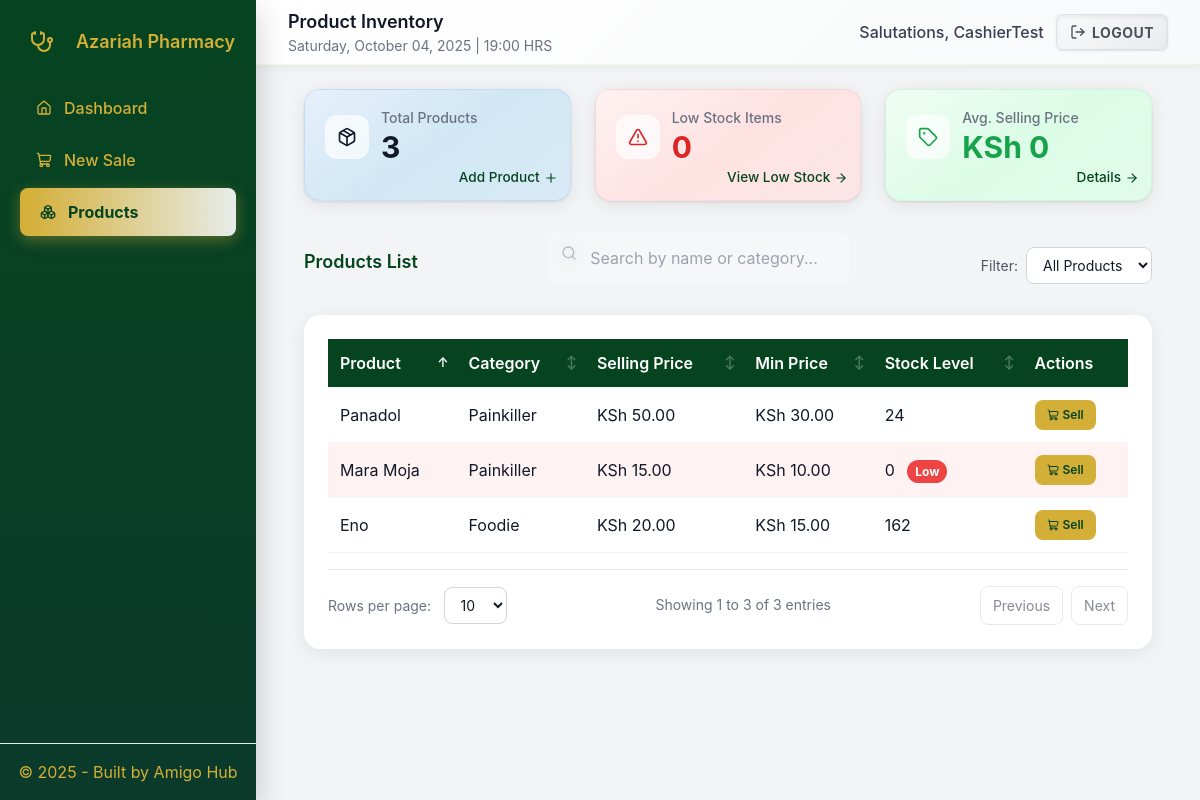
/products/ (signed in), run on the app's committed database.
### pos/models.py (models this page shows, shortened)
class Product(models.Model):
    name = models.CharField(max_length=255)
    category = models.CharField(max_length=120, blank=True)
    description = models.TextField(blank=True)
    price = models.DecimalField(max_digits=10, decimal_places=2)
    min_price = models.DecimalField(max_digits=10, decimal_places=2, default=0, validators=[MinValueValidator(Decimal('0.00'))])
    created_at = models.DateTimeField(auto_now_add=True)

### pos/views.py (the view)
# urls.py: path("products/", views.product_list, name="product_list"),
@login_required
def product_list(request):
    products = Product.objects.annotate(total_stock=Sum('stocks__quantity')).all()
    if request.META.get('HTTP_X_REQUESTED_WITH') == 'XMLHttpRequest':
        data = [{
            'id': product.id,
            'total_stock': product.total_stock or 0
        } for product in products]
        return JsonResponse({'stocks': data})
    return render(request, "pos/product_list.html", {"products": products})

### pos/templates/pos/product_list.html (shortened to what this page needs)
{% extends 'pos/base.html' %}
{% load humanize %}
{% block page_title %}Product Inventory{% endblock %}
{% block content %}
<div class="dashboard-container container mx-auto px-4">
  <div class="grid grid-cols-1 md:grid-cols-2 lg:grid-cols-3 gap-6 mb-8">
    <div class="card card-products relative">
      <div class="flex items-center mb-4">
        <div class="metric-icon">
          <i data-lucide="package" class="w-5 h-5 text-var(--darkgreen)"></i>
        </div>
        <div class="flex-1 min-w-0">
          <p class="metric-title">Total Products</p>
          <p class="metric-value text-var(--darkgreen)">{{ products|length|intcomma }}</p>
        </div>
      </div>
      <a href="{% url 'pos:product_add' %}" class="cta-link" aria-label="Add new product">
        Add Product
        <i data-lucide="plus" class="cta-icon"></i>
      </a>
    </div>
    <div class="card card-lowstock relative">
      <div class="flex items-center mb-4">
        <div class="metric-icon bg-red-100/80">
          <i data-lucide="alert-triangle" class="w-5 h-5 text-red-600"></i>
        </div>
        <div class="flex-1 min-w-0">
          <p class="metric-title">Low Stock Items</p>
          <p class="metric-value text-red-600">{{ low_stock_count|default:0 }}</p>
        </div>
      </div>
      <a href="?filter=low_stock" class="cta-link" aria-label="View low stock items">
        View Low Stock
        <i data-lucide="arrow-right" class="cta-icon"></i>
      </a>
    </div>
    <div class="card card-price relative">
      <div class="flex items-center mb-4">
        <div class="metric-icon bg-green-100/80">
          <i data-lucide="tag" class="w-5 h-5 text-green-600"></i>
        </div>
        <div class="flex-1 min-w-0">
          <p class="metric-title">Avg. Selling Price</p>
          <p class="metric-value text-green-600">KSh {{ avg_price|default:0|floatformat:0 }}</p>
        </div>
      </div>
      <a href="#" class="cta-link" aria-label="View pricing details">
        Details
        <i data-lucide="arrow-right" class="cta-icon"></i>
      </a>
    </div>
  </div>
  <div class="flex flex-col lg:flex-row justify-between items-start lg:items-center mb-4 gap-4">
    <h3>Products List</h3>
    <div style="width: 300px;">
      <div class="search-container">
        <i data-lucide="search" class="absolute left-3 top-3 w-4 h-4 text-gray-400 pointer-events-none"></i>
        <input type="text" id="search" placeholder="Search by name or category..." aria-label="Search products">
      </div>
    </div>
    <div class="filter-container">
      <label for="filterSelect" class="text-sm text-gray-600">Filter:</label>
      <select id="filterSelect">
        <option value="all">All Products</option>
      </select>
    </div>
  </div>
  <div class="table-container">
    {% if products %}
      <table id="products-table">
        <thead>
          <tr>
            <th class="sortable" data-column="name">Product <span class="sort-indicator">↕</span></th>
            <th class="sortable" data-column="category">Category <span class="sort-indicator">↕</span></th>
            <th class="sortable" data-column="price">Selling Price <span class="sort-indicator">↕</span></th>
            <th class="sortable" data-column="min_price">Min Price <span class="sort-indicator">↕</span></th>
            <th class="sortable" data-column="stock">Stock Level <span class="sort-indicator">↕</span></th>
            <th>Actions</th>
          </tr>
        </thead>
        <tbody>
          {% for product in products %}
            <tr
              data-product-id="{{ product.id }}"
              data-sort-name="{{ product.name|lower }}"
              data-sort-category="{{ product.category|lower }}"
              data-sort-price="{{ product.price }}"
              data-sort-stock="{{ product.total_stock|default:0 }}"
              data-sort-minprice="{{ product.min_price }}"
              class="{% if product.total_stock|default:0 <= 10 %}low-stock{% endif %}">
              <td>{{ product.name }}</td>
              <td>{{ product.category }}</td>
              <td>KSh {{ product.price|floatformat:2 }}</td>
              <td>KSh {{ product.min_price|floatformat:2 }}</td>
              <td>
                {{ product.total_stock|default:0 }}
                {% if product.total_stock|default:0 <= 10 %}<span class="alert-badge ml-2">Low</span>{% endif %}
              </td>
              <td>
                <button class="sell-btn" onclick="quickSell({{ product.id }})" aria-label="Quick sell {{ product.name }}">
                  <i data-lucide="shopping-cart" class="w-3 h-3"></i>
                  Sell
                </button>
              </td>
            </tr>
          {% endfor %}
        </tbody>
      </table>
      <div class="pagination-controls">
        <div>
          <label for="pageSize">Rows per page:</label>
          <select id="pageSize">
            <option value="10" selected>10</option>
          </select>
        </div>
        <div id="pageInfo" class="text-sm text-gray-500">Showing 1 to {{ products|length }} of {{ products|length }} entries</div>
        <div class="flex gap-2">
          <button id="prev" disabled>Previous</button>
          <button id="next">Next</button>
        </div>
      </div>
    {% else %}
      <div class="no-data">No products available. <a href="{% url 'pos:product_add' %}" class="text-var(--gold)">Add your first product?</a></div>
    {% endif %}
  </div>
</div>
{% endblock %}

### pos/templates/pos/base.html (shortened to what this page needs)
{% load static %}
<!doctype html>
<html lang="en">
<head>
  <script src="https://cdn.tailwindcss.com"></script>
</head>
<body class="min-h-screen">
  <div class="flex min-h-screen page-wrapper">
    {% if request.user.is_authenticated %}
    <aside id="sidebar"
           class="sidebar-panel fixed inset-y-0 left-0 z-40 w-64 transform -translate-x-full lg:translate-x-0 transition-transform duration-300 ease-out flex flex-col h-screen text-base"
           aria-hidden="true">
      <div class="p-5">
        <div class="flex items-center gap-3 mb-5">
          <figure class="w-11 h-11 rounded-lg bg-white/8 flex items-center justify-center text-lg backdrop-filter: blur(10px)" role="img" aria-label="Azariah Pharmacy Logo">
            <i data-lucide="stethoscope" class="w-6 h-6"></i>
          </figure>
          <div>
            <div class="text-lg font-semibold">Azariah Pharmacy</div>
          </div>
        </div>
        <nav class="space-y-1 mt-2">
          <a href="{% url 'pos:dashboard' %}" class="nav-link {% if request.resolver_match and request.resolver_match.url_name == 'dashboard' %}active{% endif %}" aria-label="Go to Dashboard">
            <i data-lucide="home" class="w-4 h-4"></i>
            <span>Dashboard</span>
          </a>
          <a href="{% url 'pos:sale_create' %}" class="nav-link {% if request.resolver_match and request.resolver_match.url_name == 'sale_create' %}active{% endif %}" aria-label="Create New Sale">
            <i data-lucide="shopping-cart" class="w-4 h-4"></i>
            <span>New Sale</span>
          </a>
          <a href="{% url 'pos:product_list' %}" class="nav-link {% if request.resolver_match and request.resolver_match.url_name == 'product_list' %}active{% endif %}" aria-label="View Products">
            <i data-lucide="boxes" class="w-4 h-4"></i>
            <span>Products</span>
          </a>
        </nav>
      </div>
      <div class="mt-auto p-4 border-t border-white/6 text-center sidebar-footer">
        &copy; {% now "Y" %} - Built by
        <a href="https://amigohub.africa" target="_blank" rel="noopener" aria-label="Visit Amigo Hub website">Amigo Hub</a>
      </div>
    </aside>
    {% endif %}
    <div class="flex-1 main-content lg:ml-64">
      <header class="bg-white border-b sticky top-0 z-20">
        <div class="max-w-7xl mx-auto px-4 sm:px-6 lg:px-8">
          <div class="flex items-center justify-between h-16">
            <div class="flex items-center gap-3">
              <div class="page-title-group">
                {% if request.user.is_authenticated %}
                  <h1 class="text-lg font-semibold">{% block page_title %}Dashboard{% endblock %}</h1>
                  <p class="text-sm text-gray-500">{% now "l, F d, Y" %} | {% now "H:i" %} HRS</p>
                {% endif %}
              </div>
            </div>
            <div class="flex items-center gap-3">
              {% if request.resolver_match and request.resolver_match.url_name not in 'login signup' %}
                {% if request.user.is_authenticated %}
                  <div class="flex items-center gap-3">
                    <span class="text-gray-700 font-medium hidden sm:inline" aria-live="polite">Salutations, {{ user.first_name|default:user.get_username }}</span>
                    <form action="{% url 'pos:logout' %}" method="post" class="inline" aria-label="Logout form">
                      <button type="submit" class="btn-logout focus:outline-none focus:ring-2 focus:ring-gold focus:ring-offset-2" aria-label="Log out of the application">
                        <i data-lucide="log-out" class="w-4 h-4"></i>
                        <span class="hidden sm:inline">Logout</span>
                      </button>
                    </form>
                  </div>
                {% else %}
                  <a href="{% url 'pos:login' %}" class="btn-primary" aria-label="Log in to the application">
                    <i data-lucide="log-in" class="w-4 h-4"></i>
                    <span>Login</span>
                  </a>
                {% endif %}
              {% endif %}
            </div>
          </div>
        </div>
      </header>
      <main class="py-6 min-h-[calc(100vh-4rem)]">
        <div class="max-w-7xl mx-auto px-4 sm:px-6 lg:px-8">
          <div class="page-content">
            {% block content %}{% endblock %}
          </div>
        </div>
      </main>
    </div>
  </div>
</body>
</html>

### pos/templates/pos/base.html (style rules this page uses)
:root { --darkgreen: #064420; --gold: #D4AF37; --gold-dark: #D4AF37; --panel-bg: #ffffff; --muted: #6b7280; --glass-bg: rgba(255, 255, 255, 0.25); --glass-border: rgba(255, 255, 255, 0.18); --neon-glow: 0 0 10px rgba(212, 175, 55, 0.5); }
body { font-family: Inter, ui-sans-serif, system-ui, -apple-system, "Segoe UI", Roboto, "Helvetica Neue", Arial; background: #f3f4f6; color: #111827; min-height: 100vh; }
.page-wrapper { position: relative; overflow: hidden; }
.page-content { animation: fadeSlideIn 0.4s cubic-bezier(0.4, 0, 0.2, 1) forwards; opacity: 0; transform: translateY(10px); }
body.loaded .page-content { animation-play-state: running; }
.sidebar-panel { background: linear-gradient(180deg, var(--darkgreen), #0b3a2b); color: var(--gold); box-shadow: 0 10px 30px rgba(0, 0, 0, 0.2); }
.nav-link { display: flex; align-items: center; gap: .75rem; padding: .75rem 1rem; border-radius: .5rem; color: var(--gold); text-decoration: none; font-weight: 500; transition: all 0.3s cubic-bezier(0.4, 0, 0.2, 1); position: relative; overflow: hidden; margin: 0.125rem 0; }
.nav-link::before { content: ''; position: absolute; top: 50%; left: 50%; width: 0; height: 0; background: rgba(255, 255, 255, 0.2); border-radius: 50%; transform: translate(-50%, -50%); transition: width 0.6s, height 0.6s; }
.nav-link.active { background: linear-gradient(90deg, var(--gold) 0%, rgba(255, 255, 255, 0.9) 100%); color: var(--darkgreen); font-weight: 700; box-shadow: 0 4px 15px rgba(212, 175, 55, 0.4); border-left: 4px solid var(--gold); transform: none; }
.btn-logout { background: linear-gradient(145deg, #f8f9fa, #e9ecef); border: 1px solid #dee2e6; color: #495057; padding: .4rem .8rem; border-radius: .4rem; font-weight: 700; display: inline-flex; align-items: center; gap: .4rem; transition: all 0.3s cubic-bezier(0.4, 0, 0.2, 1); position: relative; overflow: hidden; box-shadow: inset 0 2px 4px rgba(0, 0, 0, 0.06), 0 1px 2px rgba(0, 0, 0, 0.1); text-transform: uppercase; letter-spacing: 0.5px; font-size: 0.875rem; }
.btn-logout::before { content: ''; position: absolute; top: 0; left: -100%; width: 100%; height: 100%; background: linear-gradient(90deg, transparent, rgba(255, 255, 255, 0.4), transparent); transition: left 0.6s; }
.sidebar-footer a { color: var(--gold); text-decoration: none; transition: color 0.2s; }
.main-content { width: 100%; min-width: 0; }
.page-title-group > * { transition: opacity 0.3s ease-in-out; }
header { background: linear-gradient(135deg, #ffffff 0%, #f8f9fa 100%); border-bottom: 1px solid rgba(212, 175, 55, 0.1); box-shadow: 0 2px 10px rgba(0, 0, 0, 0.05); }

### data on the page
Product: name "Panadol", category "Painkiller", price "50.00", min_price "30.00", total_stock "24"
Product: name "Mara Moja", category "Painkiller", price "15.00", min_price "10.00", total_stock "0", shows "Low"
Product: name "Eno", category "Foodie", price "20.00", min_price "15.00", total_stock "162"

### other printed values
{{ user.first_name|default:user.get_username }} "CashierTest"
{{ products|length|intcomma }} "3"
{{ low_stock_count|default:0 }} "0"
{{ avg_price|default:0|floatformat:0 }} "0"
